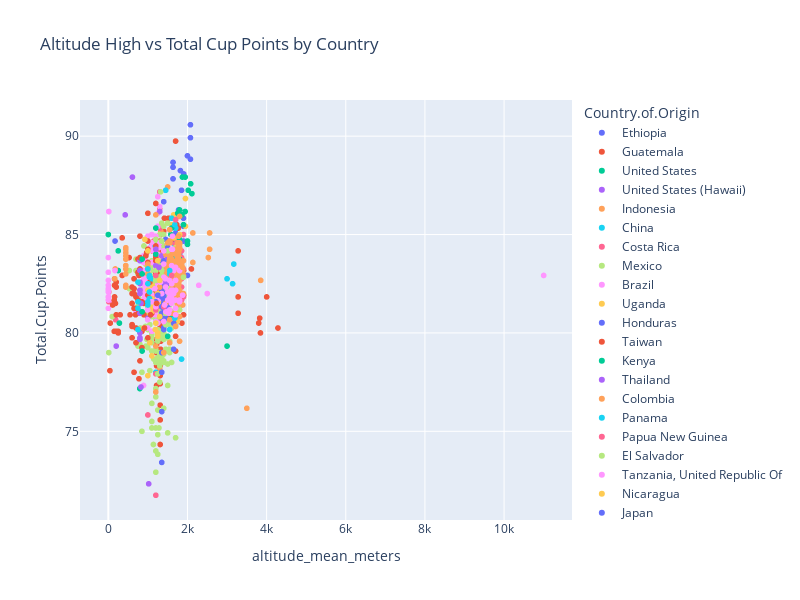

The notebook cell this image was saved under:
### Markdown cell above
**Plotting Altitude Highs vs Total Cup Points grouped by Country of Origin**

Let's proceed to explore a little further with different fields and how they influence Total.Cup.Points on a surface level.

The variables of interest are:
- Altitude
- Variety
- Processing.Method

Notes:
- Altitude vs Total Cup Points
  - A brief interactive scatter plot of how each entry scored in terms of total quality with the associated country labeled
  - It is hard to gain a direct insight from this but it is definitely interesting exploring it
- Variet vs Total Cup Points
  - It appears that each variety has a specific scoring range with some being wider than others.
  - Noteably out of the categorized ranges: Bourbon, Typica and Pacas seem to have the widest variation in scoring.
- Processing Method vs Total Cup Points
  - It seems like pulped natural and semi-washed processing methods have the most consistent scorings.
  - Washed / Wet method has the widest variation
  - All of the processing methods have a similar mean in score

### Code cell
# Quick outlier removal for better viewing
point_alt_view = cqi_df.copy()

z_score_alt = zscore(point_alt_view["altitude_high_meters"], nan_policy='omit')
z_score_p = zscore(point_alt_view["Total.Cup.Points"], nan_policy='omit')
thresh = 3

point_alt_view = point_alt_view[z_score_alt <= (thresh)]
point_alt_view = point_alt_view[abs(z_score_p) <= (thresh)]

# Plotting
fig = px.scatter(point_alt_view, x='altitude_mean_meters', y='Total.Cup.Points', title='Altitude High vs Total Cup Points by Country', color='Country.of.Origin')
fig.update_layout(width=800, height=600)
# Show the plot
fig.show()

### Figure 1 — Plotly figure (JSON) as saved in the notebook; plotly's stock layout.template omitted (floating-point values rounded to 4 significant figures; data arrays with more than 128 entries replaced by an {"elided": "..."} marker saying what was removed)
{"data": [{"hovertemplate": "Country.of.Origin=Ethiopia<br>altitude_mean_meters=%{x}<br>Total.Cup.Points=%{y}<extra></extra>", "legendgroup": "Ethiopia", "marker": {"color": "#636efa", "symbol": "circle"}, "mode": "markers", "name": "Ethiopia", "showlegend": true, "type": "scattergl", "x": [2075, 2075, 2000, 2075, 1635, 1635, 1822.0, 1905, 1635, 1850, 1775, 1750, 1900, 1900, 1900, 1700, 1750, 1750, 1900, 1750, 1494.0, 1606.0, 1800, 1800, 1550, 1676.0, 1850, 1600, 1850, 2000], "xaxis": "x", "y": [90.58, 89.92, 89, 88.83, 88.67, 88.42, 88.25, 88.08, 87.83, 87.25, 86.25, 86, 85.83, 85.5, 85.42, 85.08, 84.83, 84.83, 84.67, 84.67, 84.33, 84.17, 84.08, 84, 84, 83.83, 83.58, 83.5, 83.17, 82.92], "yaxis": "y"}, {"hovertemplate": "Country.of.Origin=Guatemala<br>altitude_mean_meters=%{x}<br>Total.Cup.Points=%{y}<extra></extra>", "legendgroup": "Guatemala", "marker": {"color": "#EF553B", "symbol": "circle"}, "mode": "markers", "name": "Guatemala", "showlegend": true, "type": "scattergl", "x": {"elided": "153 float values"}, "xaxis": "x", "y": {"elided": "153 float values"}, "yaxis": "y"}, {"hovertemplate": "Country.of.Origin=United States<br>altitude_mean_meters=%{x}<br>Total.Cup.Points=%{y}<extra></extra>", "legendgroup": "United States", "marker": {"color": "#00cc96", "symbol": "circle"}, "mode": "markers", "name": "United States", "showlegend": true, "type": "scattergl", "x": [1872, 1943, 2080, 2019, 2112, 1941, 1200, 1707.0, 3000, 795], "xaxis": "x", "y": [87.92, 87.92, 87.58, 87.25, 87.08, 86.17, 82.83, 81.08, 79.33, 77.17], "yaxis": "y"}, {"hovertemplate": "Country.of.Origin=United States (Hawaii)<br>altitude_mean_meters=%{x}<br>Total.Cup.Points=%{y}<extra></extra>", "legendgroup": "United States (Hawaii)", "marker": {"color": "#ab63fa", "symbol": "circle"}, "mode": "markers", "name": "United States (Hawaii)", "showlegend": true, "type": "scattergl", "x": [609.6, 426.7], "xaxis": "x", "y": [87.92, 86], "yaxis": "y"}, {"hovertemplate": "Country.of.Origin=Indonesia<br>altitude_mean_meters=%{x}<br>Total.Cup.Points=%{y}<extra></extra>", "legendgroup": "Indonesia", "marker": {"color": "#FFA15A", "symbol": "circle"}, "mode": "markers", "name": "Indonesia", "showlegend": true, "type": "scattergl", "x": [1500, 1325, 1200, 1400, 1400, 1500, 1600, 1350, 1500, 1250, 1250, 1300, 1250, 1300, 1400, 1350, 1300, 3500], "xaxis": "x", "y": [87.42, 85.17, 84.67, 84.42, 83.67, 83.5, 83.5, 83.08, 82.75, 82.58, 82.5, 82.08, 81.83, 81.83, 81.5, 80.67, 78.17, 76.17], "yaxis": "y"}, {"hovertemplate": "Country.of.Origin=China<br>altitude_mean_meters=%{x}<br>Total.Cup.Points=%{y}<extra></extra>", "legendgroup": "China", "marker": {"color": "#19d3f3", "symbol": "circle"}, "mode": "markers", "name": "China", "showlegend": true, "type": "scattergl", "x": [1450, 1700, 1680, 1100, 1400, 1650, 1100, 1200, 1600, 1100, 1500, 1600, 1580, 1700, 1850, 1200], "xaxis": "x", "y": [87.25, 85.33, 84.5, 84.5, 84.25, 83.75, 83.58, 83.17, 83.17, 82.75, 82.75, 82.42, 82.33, 80.42, 78.67, 78], "yaxis": "y"}, {"hovertemplate": "Country.of.Origin=Costa Rica<br>altitude_mean_meters=%{x}<br>Total.Cup.Points=%{y}<extra></extra>", "legendgroup": "Costa Rica", "marker": {"color": "#FF6692", "symbol": "circle"}, "mode": "markers", "name": "Costa Rica", "showlegend": true, "type": "scattergl", "x": [1300, 1300, 1300, 1300, 1900, 1150, 1750, 1750, 1200, 1575, 1200, 1700, 1300, 1700, 1850, 1850, 1300, 1350, 1850, 1850, 1300, 1200, 1900, 1300, 1200, 1850, 1300, 1850, 1550, 1300, 13, 1300, 1900, 1300, 1850, 13, 1600.0, 1200, 1300, 1300, 1500, 1300, 185, 1100, 1200, 1200], "xaxis": "x", "y": [87.17, 86.33, 85.33, 85.33, 85, 84.67, 84.67, 84.67, 84.67, 84.58, 84.5, 84.5, 84.42, 84.17, 84.17, 83.83, 83.83, 83.67, 83.5, 83.42, 83.33, 83.33, 83.25, 83.08, 83, 82.75, 82.58, 82.33, 82.33, 82.08, 82.08, 82, 81.83, 81.83, 81.67, 81.58, 81.58, 81.5, 81.17, 81.17, 81.08, 80.75, 80.67, 79.75, 77.92, 71.75], "yaxis": "y"}, {"hovertemplate": "Country.of.Origin=Mexico<br>altitude_mean_meters=%{x}<br>Total.Cup.Points=%{y}<extra></extra>", "legendgroup": "Mexico", "marker": {"color": "#B6E880", "symbol": "circle"}, "mode": "markers", "name": "Mexico", "showlegend": true, "type": "scattergl", "x": {"elided": "228 int values"}, "xaxis": "x", "y": {"elided": "228 float values"}, "yaxis": "y"}, {"hovertemplate": "Country.of.Origin=Brazil<br>altitude_mean_meters=%{x}<br>Total.Cup.Points=%{y}<extra></extra>", "legendgroup": "Brazil", "marker": {"color": "#FF97FF", "symbol": "circle"}, "mode": "markers", "name": "Brazil", "showlegend": true, "type": "scattergl", "x": [1250, 1300, 12, 12, 1250, 1250, 1100, 1200, 1000, 1300, 1100, 1275, 1050, 1150, 1038.0, 1260, 890, 934, 1, 1200, 1260, 1250, 890, 890, 934, 890, 1100, 1227, 1200, 890, 1000, 950, 1000, 900, 905, 1, 1200, 890, 894, 872, 1000, 1250, 890, 11000, 905, 900, 905, 890, 934, 1, 975, 890, 1260, 1250, 1, 1000, 1260, 982, 934, 1268, 1100, 1100, 950, 1100, 1, 1100, 934, 1, 894, 1, 944, 1038.0, 1000, 1050, 950, 1020, 1100, 973, 1, 1, 1100, 1250, 925, 890, 1, 1260, 1260, 1200, 125, 1100, 1100, 1100, 1200, 1100, 1, 1000, 695, 1200, 1100, 1200, 1250, 1250, 995, 1100, 890], "xaxis": "x", "y": [86.92, 86.42, 86.17, 86.17, 86.08, 85.42, 85, 84.92, 84.92, 84.58, 84.58, 84.33, 84.33, 84.17, 84.17, 84, 83.92, 83.92, 83.83, 83.83, 83.83, 83.83, 83.75, 83.67, 83.67, 83.58, 83.58, 83.33, 83.25, 83.17, 83.17, 83.17, 83.17, 83.17, 83.08, 83.08, 83.08, 83, 83, 83, 83, 83, 82.92, 82.92, 82.83, 82.83, 82.75, 82.67, 82.67, 82.67, 82.58, 82.5, 82.5, 82.5, 82.42, 82.42, 82.42, 82.33, 82.33, 82.33, 82.33, 82.33, 82.33, 82.25, 82.25, 82.25, 82.17, 82.17, 82.08, 82.08, 82, 82, 82, 82, 82, 81.92, 81.92, 81.83, 81.83, 81.83, 81.83, 81.83, 81.83, 81.67, 81.67, 81.67, 81.58, 81.5, 81.5, 81.42, 81.42, 81.33, 81.33, 81.33, 81.25, 81.17, 81.08, 80.92, 80.92, 80.58, 80.5, 80.5, 80.25, 80.08, 77.33], "yaxis": "y"}, {"hovertemplate": "Country.of.Origin=Uganda<br>altitude_mean_meters=%{x}<br>Total.Cup.Points=%{y}<extra></extra>", "legendgroup": "Uganda", "marker": {"color": "#FECB52", "symbol": "circle"}, "mode": "markers", "name": "Uganda", "showlegend": true, "type": "scattergl", "x": [1950, 1650, 1650, 1600, 1950, 1800, 1650, 1775, 1750, 1700, 1600, 1700, 1400, 1800, 1800, 1800, 1473, 1645, 1800, 1650, 1400, 1650, 1650, 1700, 1488, 1212, 1250, 1100, 1095, 1367, 1488, 1600, 1745, 1200], "xaxis": "x", "y": [86.83, 86, 85.92, 85.5, 85.42, 85, 84.83, 84.67, 84.5, 84.25, 84.17, 84, 83.75, 83.58, 83.42, 83.17, 83, 83, 83, 82.92, 82.92, 82.67, 82.58, 81, 83.75, 83, 83, 82.42, 81.75, 81.5, 81.5, 80.92, 80.58, 80.5], "yaxis": "y"}, {"hovertemplate": "Country.of.Origin=Honduras<br>altitude_mean_meters=%{x}<br>Total.Cup.Points=%{y}<extra></extra>", "legendgroup": "Honduras", "marker": {"color": "#636efa", "symbol": "circle"}, "mode": "markers", "name": "Honduras", "showlegend": true, "type": "scattergl", "x": [1400, 1450, 1500, 1500, 1500, 1400, 1350, 1450, 1450, 1350, 1400, 1400, 1500, 1396, 1350, 1500, 1350, 1600, 1600, 1400, 1400, 1400, 1350, 1450, 1400, 1200, 1400, 1400, 1500, 1350, 1450, 1400, 1450, 1350, 1450, 1350, 1450, 1400, 1650, 1450, 1400, 1400, 1650, 1350, 1350, 1350, 1350], "xaxis": "x", "y": [86.67, 84.75, 84.33, 84.33, 84, 83.67, 83.5, 83.17, 83.17, 83.17, 82.75, 82.5, 82.42, 82.33, 82.25, 82.17, 82.17, 82, 82, 82, 81.92, 81.83, 81.83, 81.67, 81.67, 81.58, 81.5, 81.42, 81.33, 81.33, 81.33, 81.25, 81.17, 81, 80.75, 80.75, 80.75, 80.58, 80.5, 80.42, 80.25, 80.17, 79.17, 79, 78, 76, 73.42], "yaxis": "y"}, {"hovertemplate": "Country.of.Origin=Taiwan<br>altitude_mean_meters=%{x}<br>Total.Cup.Points=%{y}<extra></extra>", "legendgroup": "Taiwan", "marker": {"color": "#EF553B", "symbol": "circle"}, "mode": "markers", "name": "Taiwan", "showlegend": true, "type": "scattergl", "x": [1200, 1000, 800, 350, 1000, 1200, 1000, 968, 1200, 950, 1200, 525, 750, 1200, 1000, 1000, 800, 750, 1300, 1200, 350, 775, 650, 1200, 1240, 1050, 200, 200, 600, 650, 1200, 800, 600, 650, 1000, 700, 150, 750, 800, 850, 180, 900, 600, 110, 680, 650, 758, 1100, 200, 550, 900, 688, 300, 50, 600, 600, 600, 700, 850, 200, 150, 250, 250, 1000, 600, 700, 850, 800, 650, 775], "xaxis": "x", "y": [86.58, 86.08, 84.92, 84.83, 84.67, 84.42, 84.25, 84.08, 83.92, 83.92, 83.83, 83.83, 83.75, 83.67, 83.58, 83.25, 83.25, 83.08, 83.08, 83, 82.92, 82.92, 82.75, 82.67, 82.67, 82.58, 82.58, 82.33, 82.33, 82.25, 82.17, 82.17, 82, 82, 81.92, 81.83, 81.67, 81.67, 81.58, 81.58, 81.5, 81.5, 81.5, 81.42, 81.25, 81.25, 81, 81, 80.92, 80.92, 80.92, 80.92, 80.92, 80.5, 80.42, 80.42, 80.33, 80.25, 80.08, 80.08, 80.08, 80.08, 80, 79.75, 79.75, 79.5, 79.25, 78.58, 78, 77.67], "yaxis": "y"}, {"hovertemplate": "Country.of.Origin=Kenya<br>altitude_mean_meters=%{x}<br>Total.Cup.Points=%{y}<extra></extra>", "legendgroup": "Kenya", "marker": {"color": "#00cc96", "symbol": "circle"}, "mode": "markers", "name": "Kenya", "showlegend": true, "type": "scattergl", "x": [1800, 1754, 1860, 1900, 1600, 1200, 1, 1580, 1800, 2000, 1754, 1800, 2000, 1800, 250.5, 1200, 1650, 1800, 1700, 250.5, 1754, 1600, 1500], "xaxis": "x", "y": [86.25, 86.08, 86, 85.5, 85.33, 85.33, 85, 85, 84.75, 84.67, 84.58, 84.58, 84.5, 84.33, 84.17, 84, 84, 83.75, 83.67, 83.17, 82.83, 80.92, 79.83], "yaxis": "y"}, {"hovertemplate": "Country.of.Origin=Thailand<br>altitude_mean_meters=%{x}<br>Total.Cup.Points=%{y}<extra></extra>", "legendgroup": "Thailand", "marker": {"color": "#ab63fa", "symbol": "circle"}, "mode": "markers", "name": "Thailand", "showlegend": true, "type": "scattergl", "x": [1300, 1200, 1350, 1500.0, 800, 1200, 800, 1500, 800, 1450, 800, 1450, 800, 800, 1500.0, 1450, 800, 800, 800, 800], "xaxis": "x", "y": [86.17, 84.25, 83.92, 83.83, 83.67, 83.42, 83.17, 82.67, 82.58, 82.58, 82.5, 82.5, 82.17, 82, 81.58, 81.17, 81, 80, 79.75, 79.67], "yaxis": "y"}, {"hovertemplate": "Country.of.Origin=Colombia<br>altitude_mean_meters=%{x}<br>Total.Cup.Points=%{y}<extra></extra>", "legendgroup": "Colombia", "marker": {"color": "#FFA15A", "symbol": "circle"}, "mode": "markers", "name": "Colombia", "showlegend": true, "type": "scattergl", "x": {"elided": "150 int values"}, "xaxis": "x", "y": {"elided": "150 float values"}, "yaxis": "y"}, {"hovertemplate": "Country.of.Origin=Panama<br>altitude_mean_meters=%{x}<br>Total.Cup.Points=%{y}<extra></extra>", "legendgroup": "Panama", "marker": {"color": "#19d3f3", "symbol": "circle"}, "mode": "markers", "name": "Panama", "showlegend": true, "type": "scattergl", "x": [1600, 1680, 1100, 1680], "xaxis": "x", "y": [85.83, 85.5, 82.75, 80.75], "yaxis": "y"}, {"hovertemplate": "Country.of.Origin=Papua New Guinea<br>altitude_mean_meters=%{x}<br>Total.Cup.Points=%{y}<extra></extra>", "legendgroup": "Papua New Guinea", "marker": {"color": "#FF6692", "symbol": "circle"}, "mode": "markers", "name": "Papua New Guinea", "showlegend": true, "type": "scattergl", "x": [1700], "xaxis": "x", "y": [85.75], "yaxis": "y"}, {"hovertemplate": "Country.of.Origin=El Salvador<br>altitude_mean_meters=%{x}<br>Total.Cup.Points=%{y}<extra></extra>", "legendgroup": "El Salvador", "marker": {"color": "#B6E880", "symbol": "circle"}, "mode": "markers", "name": "El Salvador", "showlegend": true, "type": "scattergl", "x": [1500, 1350, 1400, 1200, 1350, 1500, 1330, 1350, 1200, 1350, 1250, 1200, 1250, 1200, 1500, 1250, 1450, 1450, 1250], "xaxis": "x", "y": [85.58, 85.58, 85.42, 84.75, 84.67, 84.17, 83.42, 83.17, 83.17, 82.92, 82.83, 82.83, 82.75, 82.67, 82.25, 81.92, 81, 80.42, 79.67], "yaxis": "y"}, {"hovertemplate": "Country.of.Origin=Tanzania, United Republic Of<br>altitude_mean_meters=%{x}<br>Total.Cup.Points=%{y}<extra></extra>", "legendgroup": "Tanzania, United Republic Of", "marker": {"color": "#FF97FF", "symbol": "circle"}, "mode": "markers", "name": "Tanzania, United Republic Of", "showlegend": true, "type": "scattergl", "x": [1620, 1620, 1600, 1400, 1400, 1600, 1700, 168, 1653, 1800, 1400, 1700, 1550, 1317, 1600, 2285, 1650, 1600, 1700, 1500, 1600, 1650, 1350, 1877, 1600, 1800, 1500, 1700, 1800, 1700, 1050, 1550, 1456, 1525, 1700, 1400, 1700], "xaxis": "x", "y": [84.92, 84.25, 84.25, 84.17, 83.5, 83.42, 83.33, 83.17, 83.17, 83.17, 82.83, 82.67, 82.67, 82.58, 82.5, 82.42, 82.17, 82.17, 82.17, 82.08, 82.08, 82, 82, 81.92, 81.75, 81.67, 81.67, 81.67, 81.58, 81.25, 81.17, 81.17, 81.08, 81, 80.92, 80.58, 80.33], "yaxis": "y"}, {"hovertemplate": "Country.of.Origin=Nicaragua<br>altitude_mean_meters=%{x}<br>Total.Cup.Points=%{y}<extra></extra>", "legendgroup": "Nicaragua", "marker": {"color": "#FECB52", "symbol": "circle"}, "mode": "markers", "name": "Nicaragua", "showlegend": true, "type": "scattergl", "x": [925, 1000, 1250, 1000, 1100, 1100, 1200, 1100, 1050, 900, 1188.0, 1250, 1250, 1050, 1100, 1000], "xaxis": "x", "y": [84.75, 84.17, 83.67, 82.17, 81.5, 81.25, 81.17, 81.08, 80.92, 80.25, 80.17, 80, 79.83, 79.5, 78.83, 77.83], "yaxis": "y"}, {"hovertemplate": "Country.of.Origin=Japan<br>altitude_mean_meters=%{x}<br>Total.Cup.Points=%{y}<extra></extra>", "legendgroup": "Japan", "marker": {"color": "#636efa", "symbol": "circle"}, "mode": "markers", "name": "Japan", "showlegend": true, "type": "scattergl", "x": [170], "xaxis": "x", "y": [84.67], "yaxis": "y"}, {"hovertemplate": "Country.of.Origin=Ecuador<br>altitude_mean_meters=%{x}<br>Total.Cup.Points=%{y}<extra></extra>", "legendgroup": "Ecuador", "marker": {"color": "#EF553B", "symbol": "circle"}, "mode": "markers", "name": "Ecuador", "showlegend": true, "type": "scattergl", "x": [800, 40], "xaxis": "x", "y": [83.83, 78.08], "yaxis": "y"}, {"hovertemplate": "Country.of.Origin=United States (Puerto Rico)<br>altitude_mean_meters=%{x}<br>Total.Cup.Points=%{y}<extra></extra>", "legendgroup": "United States (Puerto Rico)", "marker": {"color": "#00cc96", "symbol": "circle"}, "mode": "markers", "name": "United States (Puerto Rico)", "showlegend": true, "type": "scattergl", "x": [853.4, 853.4, 853.4, 853.4], "xaxis": "x", "y": [83.75, 83, 81.08, 79.08], "yaxis": "y"}, {"hovertemplate": "Country.of.Origin=Haiti<br>altitude_mean_meters=%{x}<br>Total.Cup.Points=%{y}<extra></extra>", "legendgroup": "Haiti", "marker": {"color": "#ab63fa", "symbol": "circle"}, "mode": "markers", "name": "Haiti", "showlegend": true, "type": "scattergl", "x": [1280.0, 825, 1000, 825, 1020], "xaxis": "x", "y": [83.33, 81.5, 80.75, 77.25, 72.33], "yaxis": "y"}, {"hovertemplate": "Country.of.Origin=Burundi<br>altitude_mean_meters=%{x}<br>Total.Cup.Points=%{y}<extra></extra>", "legendgroup": "Burundi", "marker": {"color": "#FFA15A", "symbol": "circle"}, "mode": "markers", "name": "Burundi", "showlegend": true, "type": "scattergl", "x": [1880, 1700], "xaxis": "x", "y": [83.33, 80.33], "yaxis": "y"}, {"hovertemplate": "Country.of.Origin=Vietnam<br>altitude_mean_meters=%{x}<br>Total.Cup.Points=%{y}<extra></extra>", "legendgroup": "Vietnam", "marker": {"color": "#19d3f3", "symbol": "circle"}, "mode": "markers", "name": "Vietnam", "showlegend": true, "type": "scattergl", "x": [1550, 1550, 1040, 1040, 1040, 1040, 1550], "xaxis": "x", "y": [83.17, 83, 82.92, 82.83, 82.08, 81.75, 80.17], "yaxis": "y"}, {"hovertemplate": "Country.of.Origin=Philippines<br>altitude_mean_meters=%{x}<br>Total.Cup.Points=%{y}<extra></extra>", "legendgroup": "Philippines", "marker": {"color": "#FF6692", "symbol": "circle"}, "mode": "markers", "name": "Philippines", "showlegend": true, "type": "scattergl", "x": [1200, 1600, 1400, 1200, 1000], "xaxis": "x", "y": [82.92, 82.92, 81.33, 81.17, 75.83], "yaxis": "y"}, {"hovertemplate": "Country.of.Origin=Rwanda<br>altitude_mean_meters=%{x}<br>Total.Cup.Points=%{y}<extra></extra>", "legendgroup": "Rwanda", "marker": {"color": "#B6E880", "symbol": "circle"}, "mode": "markers", "name": "Rwanda", "showlegend": true, "type": "scattergl", "x": [1900], "xaxis": "x", "y": [82.83], "yaxis": "y"}, {"hovertemplate": "Country.of.Origin=Malawi<br>altitude_mean_meters=%{x}<br>Total.Cup.Points=%{y}<extra></extra>", "legendgroup": "Malawi", "marker": {"color": "#FF97FF", "symbol": "circle"}, "mode": "markers", "name": "Malawi", "showlegend": true, "type": "scattergl", "x": [1442, 1450, 1180, 2500, 1556, 1100, 1599, 1422, 1200, 995, 995], "xaxis": "x", "y": [82.75, 82.33, 82.25, 82, 81.83, 81.58, 81.5, 81.42, 81.33, 81.17, 80.67], "yaxis": "y"}, {"hovertemplate": "Country.of.Origin=Laos<br>altitude_mean_meters=%{x}<br>Total.Cup.Points=%{y}<extra></extra>", "legendgroup": "Laos", "marker": {"color": "#FECB52", "symbol": "circle"}, "mode": "markers", "name": "Laos", "showlegend": true, "type": "scattergl", "x": [1300, 1250, 1300], "xaxis": "x", "y": [82.67, 82, 80.83], "yaxis": "y"}, {"hovertemplate": "Country.of.Origin=Zambia<br>altitude_mean_meters=%{x}<br>Total.Cup.Points=%{y}<extra></extra>", "legendgroup": "Zambia", "marker": {"color": "#636efa", "symbol": "circle"}, "mode": "markers", "name": "Zambia", "showlegend": true, "type": "scattergl", "x": [1250], "xaxis": "x", "y": [81.92], "yaxis": "y"}, {"hovertemplate": "Country.of.Origin=Myanmar<br>altitude_mean_meters=%{x}<br>Total.Cup.Points=%{y}<extra></extra>", "legendgroup": "Myanmar", "marker": {"color": "#EF553B", "symbol": "circle"}, "mode": "markers", "name": "Myanmar", "showlegend": true, "type": "scattergl", "x": [4001, 1219.0, 1067.0, 3825, 3800, 914.4, 4287, 3845], "xaxis": "x", "y": [81.83, 81.5, 80.92, 80.75, 80.5, 80.25, 80.25, 80], "yaxis": "y"}, {"hovertemplate": "Country.of.Origin=Mauritius<br>altitude_mean_meters=%{x}<br>Total.Cup.Points=%{y}<extra></extra>", "legendgroup": "Mauritius", "marker": {"color": "#00cc96", "symbol": "circle"}, "mode": "markers", "name": "Mauritius", "showlegend": true, "type": "scattergl", "x": [280], "xaxis": "x", "y": [80.5], "yaxis": "y"}, {"hovertemplate": "Country.of.Origin=Cote d?Ivoire<br>altitude_mean_meters=%{x}<br>Total.Cup.Points=%{y}<extra></extra>", "legendgroup": "Cote d?Ivoire", "marker": {"color": "#ab63fa", "symbol": "circle"}, "mode": "markers", "name": "Cote d?Ivoire", "showlegend": true, "type": "scattergl", "x": [200], "xaxis": "x", "y": [79.33], "yaxis": "y"}, {"hovertemplate": "Country.of.Origin=Peru<br>altitude_mean_meters=%{x}<br>Total.Cup.Points=%{y}<extra></extra>", "legendgroup": "Peru", "marker": {"color": "#FFA15A", "symbol": "circle"}, "mode": "markers", "name": "Peru", "showlegend": true, "type": "scattergl", "x": [1400, 1200], "xaxis": "x", "y": [79, 77], "yaxis": "y"}, {"hovertemplate": "Country.of.Origin=India<br>altitude_mean_meters=%{x}<br>Total.Cup.Points=%{y}<extra></extra>", "legendgroup": "India", "marker": {"color": "#19d3f3", "symbol": "circle"}, "mode": "markers", "name": "India", "showlegend": true, "type": "scattergl", "x": [3170, 1000, 3000, 750, 3140, 1000, 1000, 750, 1000, 750, 750, 750], "xaxis": "x", "y": [83.5, 83.25, 82.75, 82.58, 82.5, 82.5, 81.58, 81.58, 81.42, 81.25, 80.17, 80.17], "yaxis": "y"}], "layout": {"height": 600, "legend": {"title": {"text": "Country.of.Origin"}, "tracegroupgap": 0}, "title": {"text": "Altitude High vs Total Cup Points by Country"}, "width": 800, "xaxis": {"anchor": "y", "domain": [0, 1], "title": {"text": "altitude_mean_meters"}}, "yaxis": {"anchor": "x", "domain": [0, 1], "title": {"text": "Total.Cup.Points"}}}}
